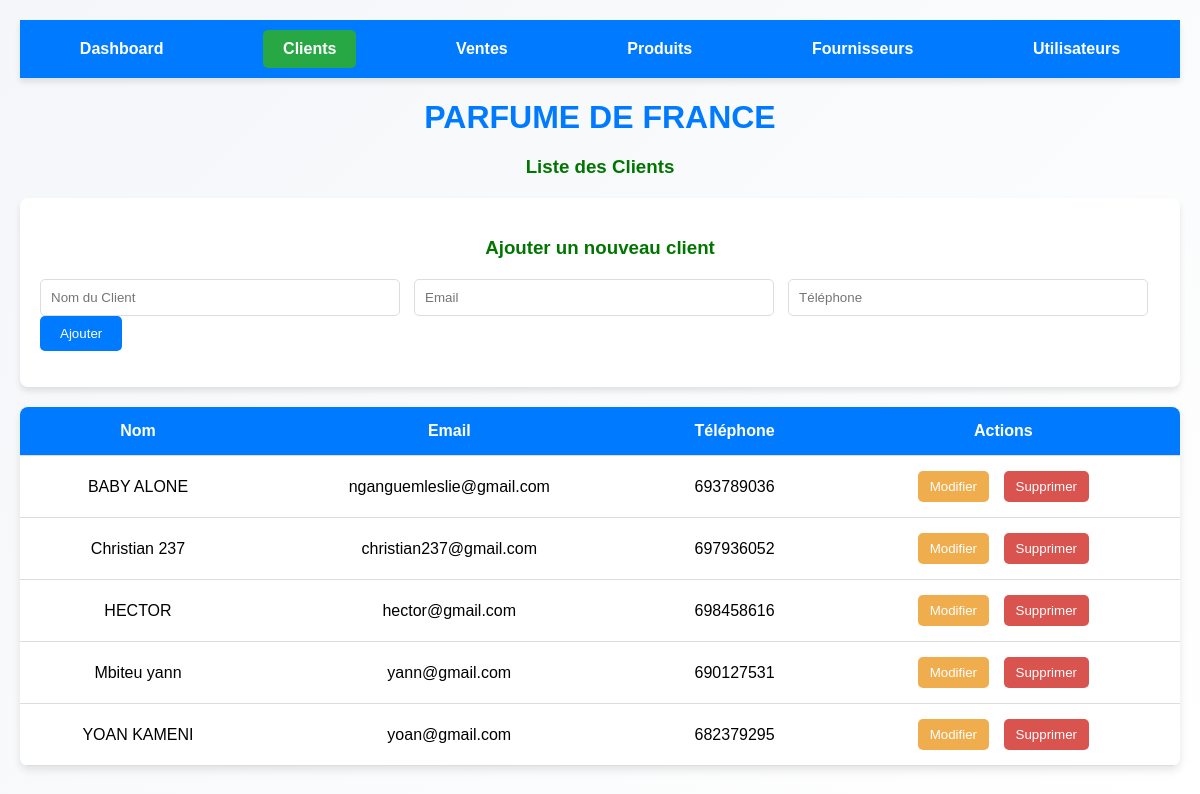
Page /module/clients/index.php on the committed database.
### tables this page shows
CREATE TABLE `clients` (
  `id` int(11) NOT NULL,
  `nom` varchar(255) NOT NULL,
  `email` varchar(255) NOT NULL,
  `telephone` varchar(20) DEFAULT NULL,
  `adresse` text DEFAULT NULL,
  `created_at` timestamp NOT NULL DEFAULT current_timestamp()
);

### module/clients/index.php (the view, shortened to what this page needs)
<?php
include '../../config/database.php';
$query = $pdo->query("SELECT * FROM clients ORDER BY nom ASC");
$clients = $query->fetchAll();
?>
<?php include '../../navbar.php'; ?>
<!DOCTYPE html>
<html lang="fr">
<head>
</head>
<body>
<h1>PARFUME DE FRANCE</h1>
    <h3>Liste des Clients</h3>
    <div class="form-container">
        <form method="POST">
            <h3>Ajouter un nouveau client</h3>
            <input type="text" name="nom" placeholder="Nom du Client" required>
            <input type="email" name="email" placeholder="Email" required>
            <input type="text" name="telephone" placeholder="Téléphone" required>
            <button type="submit" name="ajouter_client">Ajouter</button>
        </form>
    </div>
    <table>
        <thead>
            <tr>
                <th>Nom</th>
                <th>Email</th>
                <th>Téléphone</th>
                <th>Actions</th>
            </tr>
        </thead>
        <tbody>
            <?php foreach ($clients as $client): ?>
                <tr>
                    <td><?php echo $client['nom']; ?></td>
                    <td><?php echo $client['email']; ?></td>
                    <td><?php echo $client['telephone']; ?></td>
                    <td class="actions">
                        <button class="edit" onclick="modifierClient(<?php echo $client['id']; ?>)">Modifier</button>
                        <button class="delete" onclick="supprimerClient(<?php echo $client['id']; ?>)">Supprimer</button>
                    </td>
                </tr>
            <?php endforeach; ?>
        </tbody>
    </table>
</body>
</html>

### navbar.php (shortened to what this page needs)
<div class="navbar">
    <a href="/gestion_entreprise/dashboard.php" class="<?php echo basename($_SERVER['PHP_SELF']) == 'dashboard.php' ? 'active' : ''; ?>">Dashboard</a>
    <a href="/gestion_entreprise/module/clients/index.php" class="<?php echo basename($_SERVER['PHP_SELF']) == 'index.php' && strpos($_SERVER['REQUEST_URI'], 'clients') !== false ? 'active' : ''; ?>">Clients</a>
    <a href="/gestion_entreprise/module/ventes/index.php" class="<?php echo basename($_SERVER['PHP_SELF']) == 'index.php' && strpos($_SERVER['REQUEST_URI'], 'ventes') !== false ? 'active' : ''; ?>">Ventes</a>
    <a href="/gestion_entreprise/module/produits/index.php" class="<?php echo basename($_SERVER['PHP_SELF']) == 'index.php' && strpos($_SERVER['REQUEST_URI'], 'produits') !== false ? 'active' : ''; ?>">Produits</a>
    <a href="/gestion_entreprise/module/fournisseurs/index.php" class="<?php echo basename($_SERVER['PHP_SELF']) == 'index.php' && strpos($_SERVER['REQUEST_URI'], 'fournisseurs') !== false ? 'active' : ''; ?>">Fournisseurs</a>
    <a href="/gestion_entreprise/module/utilisateurs/index.php" class="<?php echo basename($_SERVER['PHP_SELF']) == 'index.php' && strpos($_SERVER['REQUEST_URI'], 'utilisateurs') !== false ? 'active' : ''; ?>">Utilisateurs</a>
</div>

### navbar.php (style rules this page uses)
.navbar { display: flex; justify-content: space-around; align-items: center; background-color: #007BFF; padding: 10px 0; box-shadow: 0 4px 6px rgba(0, 0, 0, 0.1); }
.navbar a { text-decoration: none; color: white; font-size: 16px; font-weight: bold; padding: 10px 20px; border-radius: 5px; transition: background-color 0.3s ease; }
.navbar a.active { background-color: #28a745; }

### module/clients/index.php (style rules this page uses)
body { font-family: Arial, sans-serif; margin: 0; padding: 20px; background: linear-gradient(135deg, #f4f6f9, #ffffff); }
h1 { text-align: center; color: #007BFF; margin-bottom: 20px; }
h3 { text-align: center; color: #007500; margin-bottom: 20px; }
table { width: 100%; border-collapse: collapse; background-color: #fff; box-shadow: 0 4px 8px rgba(0, 0, 0, 0.1); border-radius: 8px; overflow: hidden; }
th, td { padding: 15px; text-align: center; border-bottom: 1px solid #ddd; }
th { background-color: #007BFF; color: white; }
.actions button { padding: 8px 12px; margin: 0 5px; border: none; border-radius: 5px; cursor: pointer; transition: background-color 0.3s ease; }
.actions .edit { background-color: #f0ad4e; color: white; }
.actions .delete { background-color: #d9534f; color: white; }
.form-container { margin: 20px 0; padding: 20px; background: #ffffff; box-shadow: 0 4px 6px rgba(0, 0, 0, 0.1); border-radius: 8px; }
.form-container input { width: calc(33% - 10px); padding: 10px; margin-right: 10px; border: 1px solid #ddd; border-radius: 5px; }
.form-container button { padding: 10px 20px; background: #007BFF; color: white; border: none; border-radius: 5px; cursor: pointer; transition: background 0.3s ease; }

### rows in the picture
clients: nom "BABY ALONE", email "nganguemleslie@gmail.com", telephone "693789036"
clients: nom "Christian 237", email "christian237@gmail.com", telephone "697936052"
clients: nom "HECTOR", email "hector@gmail.com", telephone "698458616"
clients: nom "Mbiteu yann", email "yann@gmail.com", telephone "690127531"
clients: nom "YOAN KAMENI", email "yoan@gmail.com", telephone "682379295"
